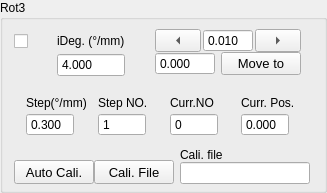
             <widget class="QGroupBox" name="rotary3Group">
              <property name="sizePolicy">
               <sizepolicy hsizetype="Expanding" vsizetype="Expanding">
                <horstretch>0</horstretch>
                <verstretch>0</verstretch>
               </sizepolicy>
              </property>
              <property name="title">
               <string>Rot3</string>
              </property>
              <layout class="QFormLayout" name="formLayout_5">
               <property name="verticalSpacing">
                <number>12</number>
               </property>
               <property name="topMargin">
                <number>0</number>
               </property>
               <property name="bottomMargin">
                <number>6</number>
               </property>
               <item row="0" column="0" colspan="2">
                <layout class="QHBoxLayout" name="horizontalLayout_47" stretch="1,2,0">
                 <property name="spacing">
                  <number>6</number>
                 </property>
                 <item>
                  <layout class="QVBoxLayout" name="verticalLayout_87">
                   <property name="spacing">
                    <number>6</number>
                   </property>
                   <property name="topMargin">
                    <number>9</number>
                   </property>
                   <item>
                    <widget class="QCheckBox" name="activeRot3">
                     <property name="sizePolicy">
                      <sizepolicy hsizetype="Expanding" vsizetype="Preferred">
                       <horstretch>0</horstretch>
                       <verstretch>0</verstretch>
                      </sizepolicy>
                     </property>
                     <property name="toolTip">
                      <string>Active Instrument?</string>
                     </property>
                     <property name="text">
                      <string/>
                     </property>
                     <property name="checked">
                      <bool>false</bool>
                     </property>
                     <property name="mytype" stdset="0">
                      <string>checkbox</string>
                     </property>
                    </widget>
                   </item>
                   <item>
                    <widget class="LedIndicator" name="rotary3Led" native="true">
                     <property name="sizePolicy">
                      <sizepolicy hsizetype="Fixed" vsizetype="Fixed">
                       <horstretch>0</horstretch>
                       <verstretch>0</verstretch>
                      </sizepolicy>
                     </property>
                     <property name="minimumSize">
                      <size>
                       <width>25</width>
                       <height>25</height>
                      </size>
                     </property>
                     <property name="maximumSize">
                      <size>
                       <width>25</width>
                       <height>25</height>
                      </size>
                     </property>
                     <property name="baseSize">
                      <size>
                       <width>0</width>
                       <height>0</height>
                      </size>
                     </property>
                     <property name="mytype" stdset="0">
                      <string>led</string>
                     </property>
                    </widget>
                   </item>
                  </layout>
                 </item>
                 <item>
                  <layout class="QVBoxLayout" name="verticalLayout_73">
                   <property name="spacing">
                    <number>0</number>
                   </property>
                   <property name="leftMargin">
                    <number>12</number>
                   </property>
                   <property name="topMargin">
                    <number>9</number>
                   </property>
                   <property name="rightMargin">
                    <number>12</number>
                   </property>
                   <item>
                    <widget class="QLabel" name="label_52">
                     <property name="sizePolicy">
                      <sizepolicy hsizetype="Expanding" vsizetype="Fixed">
                       <horstretch>0</horstretch>
                       <verstretch>0</verstretch>
                      </sizepolicy>
                     </property>
                     <property name="maximumSize">
                      <size>
                       <width>16777215</width>
                       <height>16777215</height>
                      </size>
                     </property>
                     <property name="text">
                      <string>iDeg. (°/mm)</string>
                     </property>
                     <property name="mytype" stdset="0">
                      <string>label</string>
                     </property>
                    </widget>
                   </item>
                   <item>
                    <widget class="QDoubleSpinBox" name="iRot3">
                     <property name="sizePolicy">
                      <sizepolicy hsizetype="Expanding" vsizetype="Fixed">
                       <horstretch>0</horstretch>
                       <verstretch>0</verstretch>
                      </sizepolicy>
                     </property>
                     <property name="maximumSize">
                      <size>
                       <width>16777215</width>
                       <height>24</height>
                      </size>
                     </property>
                     <property name="buttonSymbols">
                      <enum>QAbstractSpinBox::ButtonSymbols::NoButtons</enum>
                     </property>
                     <property name="decimals">
                      <number>3</number>
                     </property>
                     <property name="value">
                      <double>4.000000000000000</double>
                     </property>
                    </widget>
                   </item>
                  </layout>
                 </item>
                 <item>
                  <widget class="QFrame" name="rotary3Manual">
                   <property name="mytype" stdset="0">
                    <string>inst_manu</string>
                   </property>
                   <layout class="QVBoxLayout" name="verticalLayout_75">
                    <property name="spacing">
                     <number>0</number>
                    </property>
                    <property name="leftMargin">
                     <number>12</number>
                    </property>
                    <property name="rightMargin">
                     <number>12</number>
                    </property>
                    <item>
                     <layout class="QHBoxLayout" name="horizontalLayout_25">
                      <property name="spacing">
                       <number>2</number>
                      </property>
                      <item>
                       <widget class="QToolButton" name="rot3JogL">
                        <property name="sizePolicy">
                         <sizepolicy hsizetype="Expanding" vsizetype="Fixed">
                          <horstretch>0</horstretch>
                          <verstretch>0</verstretch>
                         </sizepolicy>
                        </property>
                        <property name="minimumSize">
                         <size>
                          <width>32</width>
                          <height>0</height>
                         </size>
                        </property>
                        <property name="text">
                         <string>...</string>
                        </property>
                        <property name="arrowType">
                         <enum>Qt::ArrowType::LeftArrow</enum>
                        </property>
                        <property name="mytype" stdset="0">
                         <string>arrowbutton</string>
                        </property>
                       </widget>
                      </item>
                      <item>
                       <widget class="QDoubleSpinBox" name="rotary3JogStep">
                        <property name="sizePolicy">
                         <sizepolicy hsizetype="Preferred" vsizetype="Preferred">
                          <horstretch>0</horstretch>
                          <verstretch>0</verstretch>
                         </sizepolicy>
                        </property>
                        <property name="maximumSize">
                         <size>
                          <width>50</width>
                          <height>24</height>
                         </size>
                        </property>
                        <property name="buttonSymbols">
                         <enum>QAbstractSpinBox::ButtonSymbols::NoButtons</enum>
                        </property>
                        <property name="decimals">
                         <number>3</number>
                        </property>
                        <property name="minimum">
                         <double>-50.000000000000000</double>
                        </property>
                        <property name="maximum">
                         <double>210.000000000000000</double>
                        </property>
                        <property name="value">
                         <double>0.010000000000000</double>
                        </property>
                       </widget>
                      </item>
                      <item>
                       <widget class="QToolButton" name="rot3JogR">
                        <property name="sizePolicy">
                         <sizepolicy hsizetype="Expanding" vsizetype="Fixed">
                          <horstretch>0</horstretch>
                          <verstretch>0</verstretch>
                         </sizepolicy>
                        </property>
                        <property name="minimumSize">
                         <size>
                          <width>32</width>
                          <height>0</height>
                         </size>
                        </property>
                        <property name="text">
                         <string>...</string>
                        </property>
                        <property name="arrowType">
                         <enum>Qt::ArrowType::RightArrow</enum>
                        </property>
                        <property name="mytype" stdset="0">
                         <string>arrowbutton</string>
                        </property>
                       </widget>
                      </item>
                     </layout>
                    </item>
                    <item>
                     <layout class="QHBoxLayout" name="horizontalLayout_34">
                      <property name="spacing">
                       <number>6</number>
                      </property>
                      <item>
                       <widget class="QDoubleSpinBox" name="rot3SetPos">
                        <property name="sizePolicy">
                         <sizepolicy hsizetype="Expanding" vsizetype="Fixed">
                          <horstretch>0</horstretch>
                          <verstretch>0</verstretch>
                         </sizepolicy>
                        </property>
                        <property name="maximumSize">
                         <size>
                          <width>60</width>
                          <height>24</height>
                         </size>
                        </property>
                        <property name="buttonSymbols">
                         <enum>QAbstractSpinBox::ButtonSymbols::NoButtons</enum>
                        </property>
                        <property name="decimals">
                         <number>3</number>
                        </property>
                        <property name="maximum">
                         <double>1000.000000000000000</double>
                        </property>
                       </widget>
                      </item>
                      <item>
                       <widget class="QPushButton" name="rot3MoveTo">
                        <property name="sizePolicy">
                         <sizepolicy hsizetype="Expanding" vsizetype="Fixed">
                          <horstretch>0</horstretch>
                          <verstretch>0</verstretch>
                         </sizepolicy>
                        </property>
                        <property name="maximumSize">
                         <size>
                          <width>80</width>
                          <height>30</height>
                         </size>
                        </property>
                        <property name="font">
                         <font>
                          <pointsize>10</pointsize>
                         </font>
                        </property>
                        <property name="text">
                         <string>Move to</string>
                        </property>
                        <property name="mytype" stdset="0">
                         <string>clickable_button</string>
                        </property>
                       </widget>
                      </item>
                     </layout>
                    </item>
                   </layout>
                  </widget>
                 </item>
                </layout>
               </item>
               <item row="1" column="0" colspan="2">
                <layout class="QHBoxLayout" name="horizontalLayout_35">
                 <property name="leftMargin">
                  <number>12</number>
                 </property>
                 <item>
                  <layout class="QVBoxLayout" name="verticalLayout_76">
                   <property name="spacing">
                    <number>3</number>
                   </property>
                   <item>
                    <widget class="QLabel" name="label_53">
                     <property name="sizePolicy">
                      <sizepolicy hsizetype="Expanding" vsizetype="Fixed">
                       <horstretch>0</horstretch>
                       <verstretch>0</verstretch>
                      </sizepolicy>
                     </property>
                     <property name="text">
                      <string>Step(°/mm)</string>
                     </property>
                     <property name="mytype" stdset="0">
                      <string>label</string>
                     </property>
                    </widget>
                   </item>
                   <item>
                    <widget class="QDoubleSpinBox" name="rotary3Step">
                     <property name="sizePolicy">
                      <sizepolicy hsizetype="Expanding" vsizetype="Fixed">
                       <horstretch>0</horstretch>
                       <verstretch>0</verstretch>
                      </sizepolicy>
                     </property>
                     <property name="maximumSize">
                      <size>
                       <width>48</width>
                       <height>24</height>
                      </size>
                     </property>
                     <property name="buttonSymbols">
                      <enum>QAbstractSpinBox::ButtonSymbols::NoButtons</enum>
                     </property>
                     <property name="decimals">
                      <number>3</number>
                     </property>
                     <property name="value">
                      <double>0.300000000000000</double>
                     </property>
                    </widget>
                   </item>
                  </layout>
                 </item>
                 <item>
                  <layout class="QVBoxLayout" name="verticalLayout_77">
                   <property name="spacing">
                    <number>3</number>
                   </property>
                   <item>
                    <widget class="QLabel" name="label_54">
                     <property name="sizePolicy">
                      <sizepolicy hsizetype="Expanding" vsizetype="Fixed">
                       <horstretch>0</horstretch>
                       <verstretch>0</verstretch>
                      </sizepolicy>
                     </property>
                     <property name="text">
                      <string>Step NO.</string>
                     </property>
                     <property name="mytype" stdset="0">
                      <string>label</string>
                     </property>
                    </widget>
                   </item>
                   <item>
                    <widget class="QSpinBox" name="rotary3StepNO">
                     <property name="sizePolicy">
                      <sizepolicy hsizetype="Expanding" vsizetype="Fixed">
                       <horstretch>0</horstretch>
                       <verstretch>0</verstretch>
                      </sizepolicy>
                     </property>
                     <property name="maximumSize">
                      <size>
                       <width>48</width>
                       <height>24</height>
                      </size>
                     </property>
                     <property name="buttonSymbols">
                      <enum>QAbstractSpinBox::ButtonSymbols::NoButtons</enum>
                     </property>
                     <property name="maximum">
                      <number>10000</number>
                     </property>
                     <property name="value">
                      <number>1</number>
                     </property>
                    </widget>
                   </item>
                  </layout>
                 </item>
                 <item>
                  <layout class="QVBoxLayout" name="verticalLayout_78">
                   <property name="spacing">
                    <number>3</number>
                   </property>
                   <item>
                    <widget class="QLabel" name="label_55">
                     <property name="sizePolicy">
                      <sizepolicy hsizetype="Expanding" vsizetype="Fixed">
                       <horstretch>0</horstretch>
                       <verstretch>0</verstretch>
                      </sizepolicy>
                     </property>
                     <property name="text">
                      <string>Curr.NO</string>
                     </property>
                     <property name="mytype" stdset="0">
                      <string>label</string>
                     </property>
                    </widget>
                   </item>
                   <item>
                    <widget class="QSpinBox" name="rotary3CurrStepNO">
                     <property name="sizePolicy">
                      <sizepolicy hsizetype="Expanding" vsizetype="Fixed">
                       <horstretch>0</horstretch>
                       <verstretch>0</verstretch>
                      </sizepolicy>
                     </property>
                     <property name="maximumSize">
                      <size>
                       <width>48</width>
                       <height>24</height>
                      </size>
                     </property>
                     <property name="buttonSymbols">
                      <enum>QAbstractSpinBox::ButtonSymbols::NoButtons</enum>
                     </property>
                     <property name="mytype" stdset="0">
                      <string>intNO</string>
                     </property>
                    </widget>
                   </item>
                  </layout>
                 </item>
                 <item>
                  <layout class="QVBoxLayout" name="verticalLayout_88">
                   <property name="spacing">
                    <number>3</number>
                   </property>
                   <item>
                    <widget class="QLabel" name="label_56">
                     <property name="sizePolicy">
                      <sizepolicy hsizetype="Expanding" vsizetype="Fixed">
                       <horstretch>0</horstretch>
                       <verstretch>0</verstretch>
                      </sizepolicy>
                     </property>
                     <property name="text">
                      <string>Curr. Pos.</string>
                     </property>
                     <property name="mytype" stdset="0">
                      <string>label</string>
                     </property>
                    </widget>
                   </item>
                   <item>
                    <widget class="QDoubleSpinBox" name="rot3CurrPos">
                     <property name="sizePolicy">
                      <sizepolicy hsizetype="Expanding" vsizetype="Fixed">
                       <horstretch>0</horstretch>
                       <verstretch>0</verstretch>
                      </sizepolicy>
                     </property>
                     <property name="maximumSize">
                      <size>
                       <width>48</width>
                       <height>24</height>
                      </size>
                     </property>
                     <property name="buttonSymbols">
                      <enum>QAbstractSpinBox::ButtonSymbols::NoButtons</enum>
                     </property>
                     <property name="decimals">
                      <number>3</number>
                     </property>
                     <property name="minimum">
                      <double>-10.000000000000000</double>
                     </property>
                     <property name="maximum">
                      <double>1000.000000000000000</double>
                     </property>
                    </widget>
                   </item>
                  </layout>
                 </item>
                </layout>
               </item>
               <item row="2" column="0">
                <layout class="QHBoxLayout" name="horizontalLayout_39">
                 <property name="topMargin">
                  <number>12</number>
                 </property>
                 <item>
                  <widget class="QPushButton" name="pol_cali_mode">
                   <property name="sizePolicy">
                    <sizepolicy hsizetype="Expanding" vsizetype="Fixed">
                     <horstretch>0</horstretch>
                     <verstretch>0</verstretch>
                    </sizepolicy>
                   </property>
                   <property name="maximumSize">
                    <size>
                     <width>16777215</width>
                     <height>30</height>
                    </size>
                   </property>
                   <property name="font">
                    <font>
                     <pointsize>10</pointsize>
                    </font>
                   </property>
                   <property name="toolTip">
                    <string>&lt;html&gt;&lt;head/&gt;&lt;body&gt;&lt;p&gt;Choose calibration method for polarization dependent measurement:&lt;/p&gt;&lt;p&gt;&lt;span style=&quot; font-weight:700;&quot;&gt;'Auto Cali.'&lt;/span&gt;:  automatically calibrate polarization dependence by setting synchronization correction angle_steps;&lt;/p&gt;&lt;p&gt;&lt;span style=&quot; font-weight:700;&quot;&gt; 'Cali. Data'&lt;/span&gt;:  import calibration data obtained from manually calibration  &lt;/p&gt;&lt;/body&gt;&lt;/html&gt;</string>
                   </property>
                   <property name="text">
                    <string>Auto Cali.</string>
                   </property>
                   <property name="checkable">
                    <bool>true</bool>
                   </property>
                   <property name="checked">
                    <bool>false</bool>
                   </property>
                   <property name="mytype" stdset="0">
                    <string>checkable_button</string>
                   </property>
                  </widget>
                 </item>
                 <item>
                  <widget class="QPushButton" name="load_cali_file">
                   <property name="sizePolicy">
                    <sizepolicy hsizetype="Expanding" vsizetype="Fixed">
                     <horstretch>0</horstretch>
                     <verstretch>0</verstretch>
                    </sizepolicy>
                   </property>
                   <property name="maximumSize">
                    <size>
                     <width>16777215</width>
                     <height>30</height>
                    </size>
                   </property>
                   <property name="font">
                    <font>
                     <pointsize>10</pointsize>
                    </font>
                   </property>
                   <property name="toolTip">
                    <string>&lt;html&gt;&lt;head/&gt;&lt;body&gt;&lt;p&gt;Import calibration data for polarization scan&lt;/p&gt;&lt;/body&gt;&lt;/html&gt;</string>
                   </property>
                   <property name="text">
                    <string>Cali. File</string>
                   </property>
                   <property name="mytype" stdset="0">
                    <string>clickable_button</string>
                   </property>
                  </widget>
                 </item>
                </layout>
               </item>
               <item row="2" column="1">
                <layout class="QVBoxLayout" name="verticalLayout_85">
                 <property name="spacing">
                  <number>0</number>
                 </property>
                 <property name="rightMargin">
                  <number>3</number>
                 </property>
                 <item>
                  <widget class="QLabel" name="label_57">
                   <property name="sizePolicy">
                    <sizepolicy hsizetype="Expanding" vsizetype="Expanding">
                     <horstretch>0</horstretch>
                     <verstretch>0</verstretch>
                    </sizepolicy>
                   </property>
                   <property name="text">
                    <string>Cali. file</string>
                   </property>
                   <property name="mytype" stdset="0">
                    <string>label</string>
                   </property>
                  </widget>
                 </item>
                 <item>
                  <widget class="QLineEdit" name="cali_file_path">
                   <property name="sizePolicy">
                    <sizepolicy hsizetype="Expanding" vsizetype="Fixed">
                     <horstretch>0</horstretch>
                     <verstretch>0</verstretch>
                    </sizepolicy>
                   </property>
                   <property name="maximumSize">
                    <size>
                     <width>16777215</width>
                     <height>16777215</height>
                    </size>
                   </property>
                  </widget>
                 </item>
                </layout>
               </item>
              </layout>
             </widget>
